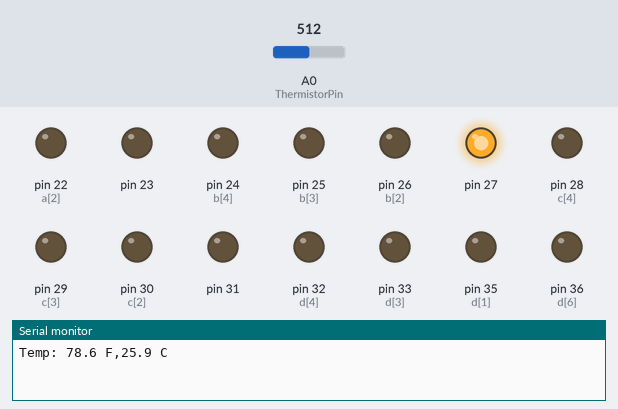
Bench run of a sketch on a simulated Arduino Mega 2560, built with avr-gcc and run on an emulated ATmega2560. On the bench: output pins drawn as LEDs (lit = HIGH), the last lines printed to the serial monitor. Inputs (shaded band) come from the test bench; at power-on: A0 (ThermistorPin) = 512.

Above: at 1.2 s.
1.3 s: A0 (ThermistorPin) set to 598
3.7 s: A0 (ThermistorPin) set to 631
At 6.4 s:
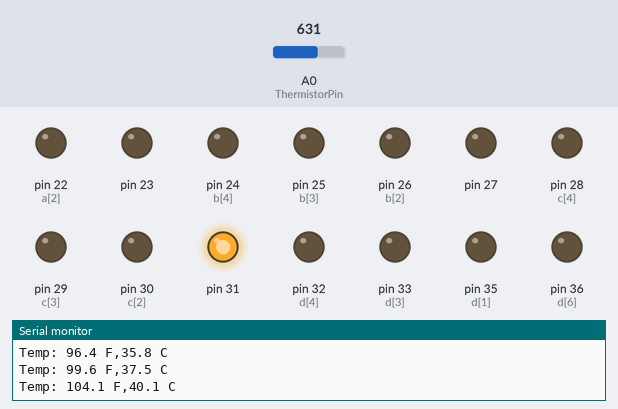
6.7 s: A0 (ThermistorPin) set to 511
At 8.4 s:
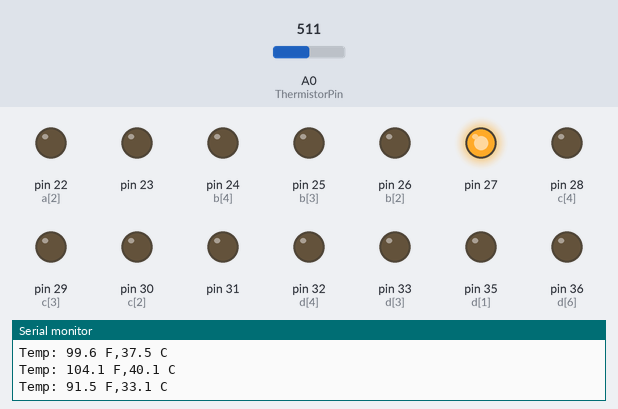
8.7 s: A0 (ThermistorPin) set to 716
At 11.6 s:
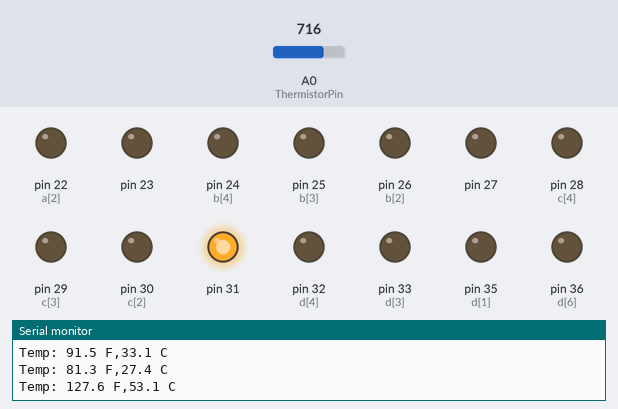
Timing chart, 0 to 12.7 s (numbered marks = the images above; inputs shaded):
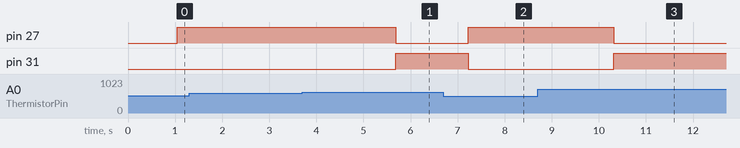

The sketch:

TemperatureMonitor.ino
```cpp
/*
 * pin configration
 * Arduino pin : {22,23,24,25,26,27,28,29,30,31,32,33,43,35,36,37,38,39,40,41,42,44,45,46,47,48,49,50,51,52,53};
 * Display pin : { 7, 8, 9,10,11,12,13,14,15,16,17,18,19,20,21,22,23,24,25,26,27,29,30,31,32,34,35,36,37, 5, 6};
 * col  28= GND ;
 * D.p1 :8 = 23 ;
 * D.p2 :12 = 27 ;
 * D.p3 :16 = 31 ;
 * com  : 1, 40 ;
 * N/C  :2,3,4,33,38,39 ;
 */

char ch[4];
int aa = 0;
int pos = 0;
int pin[4][7] =
{
  {49, 48, 22, 53, 52, 50, 51},
  {45, 44, 26, 25, 24, 46, 47},
  {40, 39, 30, 29, 28, 41, 42},
  {38, 35, 43, 33, 32, 37, 36}
};
int a[7] = {49, 48, 22, 53, 52, 50, 51};
int b[7] = {45, 44, 26, 25, 24, 46, 47};
int c[7] = {40, 39, 30, 29, 28, 41, 42};
int d[7] = {38, 35, 43, 33, 32, 37, 36};
int digit[10][7] =
{
  {1, 1, 1, 1, 1, 1, 0},
  {0, 1, 1, 0, 0, 0, 0},
  {1, 1, 0, 1, 1, 0, 1},
  {1, 1, 1, 1, 0, 0, 1},
  {0, 1, 1, 0, 0, 1, 1},
  {1, 0, 1, 1, 0, 1, 1},
  {1, 0, 1, 1, 1, 1, 1},
  {1, 1, 1, 0, 0, 0, 0},
  {1, 1, 1, 1, 1, 1, 1},
  {1, 1, 1, 1, 0, 1, 1}
};

// Variables for temperature
float t[50], temp;
int ThermistorPin = A0;
float raw_adc;
float R1 = 10000;
float logR2, R2, T, C, Vout;
float c1 = -1.250195230e-03, c2 = 6.003625790e-04, c3 = -11.84324074e-07;
float Vin = 5;

void setup()
{
  Serial.begin(9600);
  pinMode(49, OUTPUT);
  pinMode(48, OUTPUT);
  pinMode(22, OUTPUT);
  pinMode(53, OUTPUT);
  pinMode(52, OUTPUT);
  pinMode(50, OUTPUT);
  pinMode(51, OUTPUT);
  pinMode(45, OUTPUT);
  pinMode(44, OUTPUT);
  pinMode(26, OUTPUT);
  pinMode(25, OUTPUT);
  pinMode(24, OUTPUT);
  pinMode(46, OUTPUT);
  pinMode(47, OUTPUT);
  pinMode(40, OUTPUT);
  pinMode(39, OUTPUT);
  pinMode(30, OUTPUT);
  pinMode(29, OUTPUT);
  pinMode(28, OUTPUT);
  pinMode(41, OUTPUT);
  pinMode(42, OUTPUT);
  pinMode(36, OUTPUT);
  pinMode(35, OUTPUT);
  pinMode(43, OUTPUT);
  pinMode(33, OUTPUT);
  pinMode(32, OUTPUT);
  pinMode(37, OUTPUT);
  pinMode(38, OUTPUT);

  pinMode(27, OUTPUT);
  pinMode(23, OUTPUT);
  pinMode(31, OUTPUT);


}
void loop()
{
  float Tdata = Temperature();
  String tempdata = String(Tdata);
  RamShanker(tempdata);
}


void RamShanker(String data)
{
//  String data="02.04";
  //Serial.println(data);
  //Serial.println(data.length());
  for(int i=0; i<data.length(); i++)
  {
    if (int(data[i]) != 46)
    {
      ch[aa] = data[i];
      aa += 1;
    }
    else
    {
      pos = i;
    }
  }
// Serial.print("Decimal at: ");
 //Serial.println(pos);
 //Serial.println(ch);

  int A = int(ch[0])-48;
 // Serial.println(A);
  int B = int (ch[1])-48;
  //Serial.println(B);
  int C = int (ch[2])-48;
  //Serial.println(C);
  int D = int (ch[3])-48 ;
  //Serial.println(D);

  if(data.length()>=5)
  {
   Display('a', A);
   Display('b', B);
   Display('c', C);
   Display('d', D);

   if (pos== 3)
  {
    digitalWrite(31, HIGH);
    digitalWrite(27, LOW);
    digitalWrite(23, LOW);
  }
  else if (pos ==2)
  {
    digitalWrite(31, LOW);
    digitalWrite(27, HIGH);
    digitalWrite(23, LOW);
  }
  else if (pos == 1)
  {
    digitalWrite(31, LOW);
    digitalWrite(27, LOW);
    digitalWrite(23, HIGH);
  }
  else
  {
    digitalWrite(31, LOW);
    digitalWrite(27, LOW);
    digitalWrite(23, LOW);
  }
 }
 else if(data.length()==4)
{
   Display('b', A);
   Display('c', B);
   Display('d', C);

   if (pos== 2)
  {
    digitalWrite(31, HIGH);
    digitalWrite(27, LOW);
    digitalWrite(23, LOW);
  }
  else if (pos ==1)
  {
    digitalWrite(31, LOW);
    digitalWrite(27, HIGH);
    digitalWrite(23, LOW);
  }
  else
  {
    digitalWrite(31, LOW);
    digitalWrite(27, LOW);
    digitalWrite(23, LOW);
  }
 }
 else if(data.length()<=3)
  {
   Display('c', A);
   Display('d', B);

   if (pos== 1)
  {
    digitalWrite(31, HIGH);
    digitalWrite(27, LOW);
    digitalWrite(23, LOW);
  }
  else
  {
    digitalWrite(31, LOW);
    digitalWrite(27, LOW);
    digitalWrite(23, LOW);
  }
 }
   delay(500);
}

////display function

void Display(char pos, int value)
{
  switch (pos)
  {
    case 'a':
      {
        for (int i = 0; i <= 9; i++)
        {
          if (i == value)
          {
            for (int j = 0; j < 7; j++)
            {
              if (digit[i][j] == 1)
              {
                digitalWrite(a[j], HIGH );
              }
              if (digit[i][j] == 0)
              {
                digitalWrite(a[j], LOW );
              }
            }
          }
        }
        break;
      }
    case 'b':
      {
        for (int i = 0; i <= 9; i++)
        {
          if (i == value)
          {
            for (int j = 0; j < 7; j++)
            {
              if (digit[i][j] == 1)
              {
                digitalWrite(b[j], HIGH );
              }
              if (digit[i][j] == 0)
              {
                digitalWrite(b[j], LOW );
              }
            }
          }
        }
        break;
      }
    case 'c':
      {
        for (int i = 0; i <= 9; i++)
        {
          if (i == value)
          {
            for (int j = 0; j < 7; j++)
            {
              if (digit[i][j] == 1)
              {
                digitalWrite(c[j], HIGH );
              }
              if (digit[i][j] == 0)
              {
                digitalWrite(c[j], LOW );
              }
            }
          }
        }
        break;
      }
    case 'd':
      {
        for (int i = 0; i <= 9; i++)
        {
          if (i == value)
          {
            for (int j = 0; j < 7; j++)
            {
              if (digit[i][j] == 1)
              {
                digitalWrite(d[j], HIGH );
              }
              if (digit[i][j] == 0)
              {
                digitalWrite(d[j], LOW );
              }
            }
          }
        }
        break;
      }
  }
//  return (0);
}

float Temperature()
{
   T = 0.0;
  for (int i = 0; i <= 50; i++) {

    raw_adc = analogRead(ThermistorPin);
   Vout = (raw_adc * Vin) / 1023.0;
   // Vout = (raw_adc *( Vin / 1023.0));
    R2 = R1 * ((Vin / Vout) - 1);
    logR2 = log(R2);
    temp = (1.0 / (c1 + c2 * logR2 + c3 * logR2 * logR2 * logR2));
    temp = temp - 273.15;
    t[i] = (temp * 9.0) / 5.0 + 32.0;
    T = T + t[i];
    //    Serial.print("T: ");
    //    Serial.println(T, 1);
    delay(20);
  }
  //  T = (t[0] + t[1] + t[2] + t[3] + t[4] + t[5] + t[6] + t[7] + t[8] + t[9]) / 10;
  T = T / 50;
  C = (T - 32) / 1.8;

 // Serial.print(Vout);
 // Serial.print(",");
  //Serial.print(R2);
  //Serial.print(",");
  Serial.print("Temp: ");
  Serial.print(T, 1);
  Serial.print(" F");
  Serial.print(",");
  Serial.print(C, 1);
  Serial.println(" C");

  //  delay(500);
  return (T);
}
```

Measured:
- the behaviour switches between 613 and 614 on A0 (ThermistorPin) (found by bisection; images 0 and 1)
- after the input at 3.7 s, pin 27: HIGH → LOW after 2.0 s; pin 31: LOW → HIGH after 2.0 s
- after the input at 6.7 s, pin 27: LOW → HIGH after 0.53 s; pin 31: HIGH → LOW after 0.53 s
- after the input at 8.7 s, pin 27: HIGH → LOW after 1.6 s; pin 31: LOW → HIGH after 1.6 s
